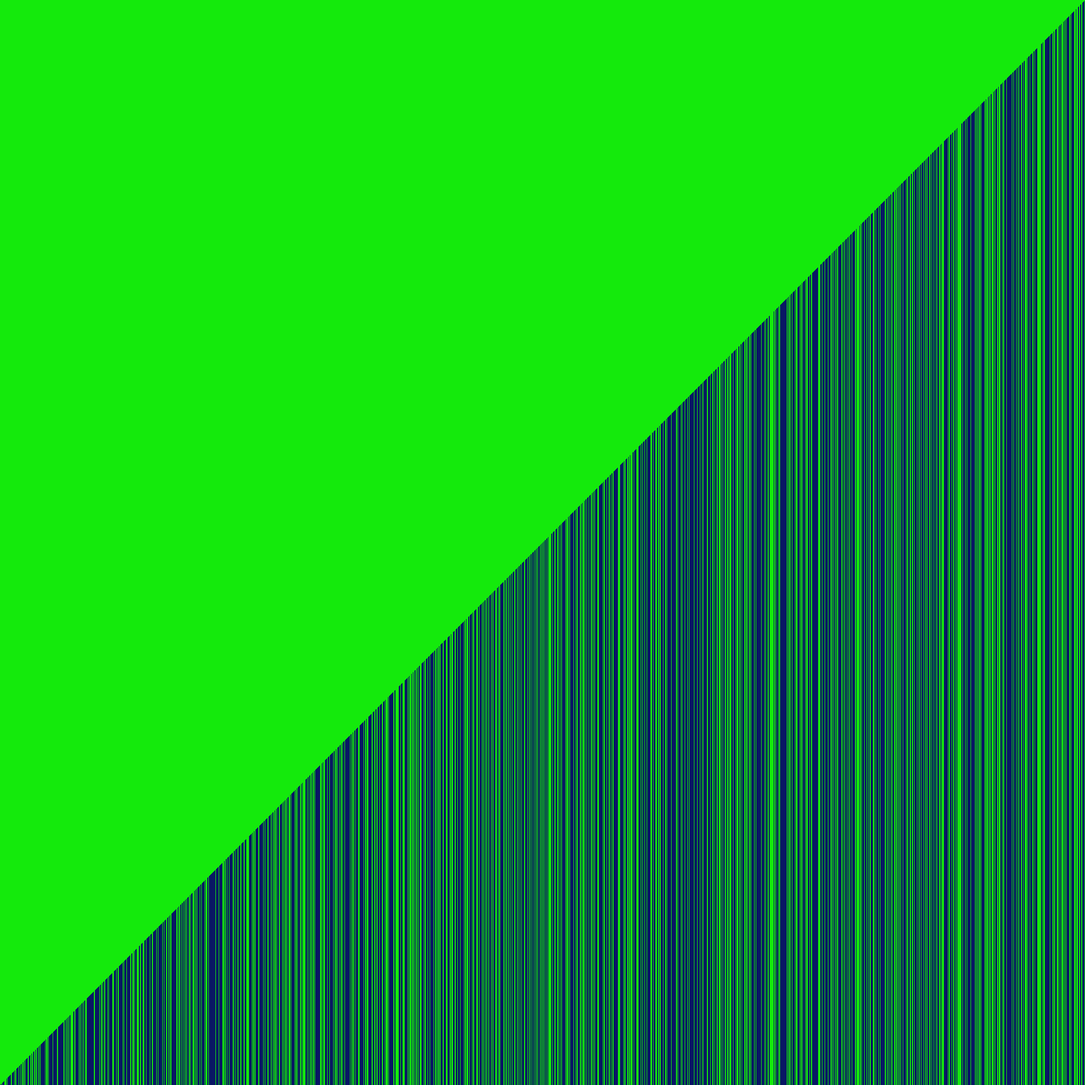
Frame 1 (no input)
Frame 60 (the mouse pressed at the canvas centre just before this capture): identical to frame 1, image omitted
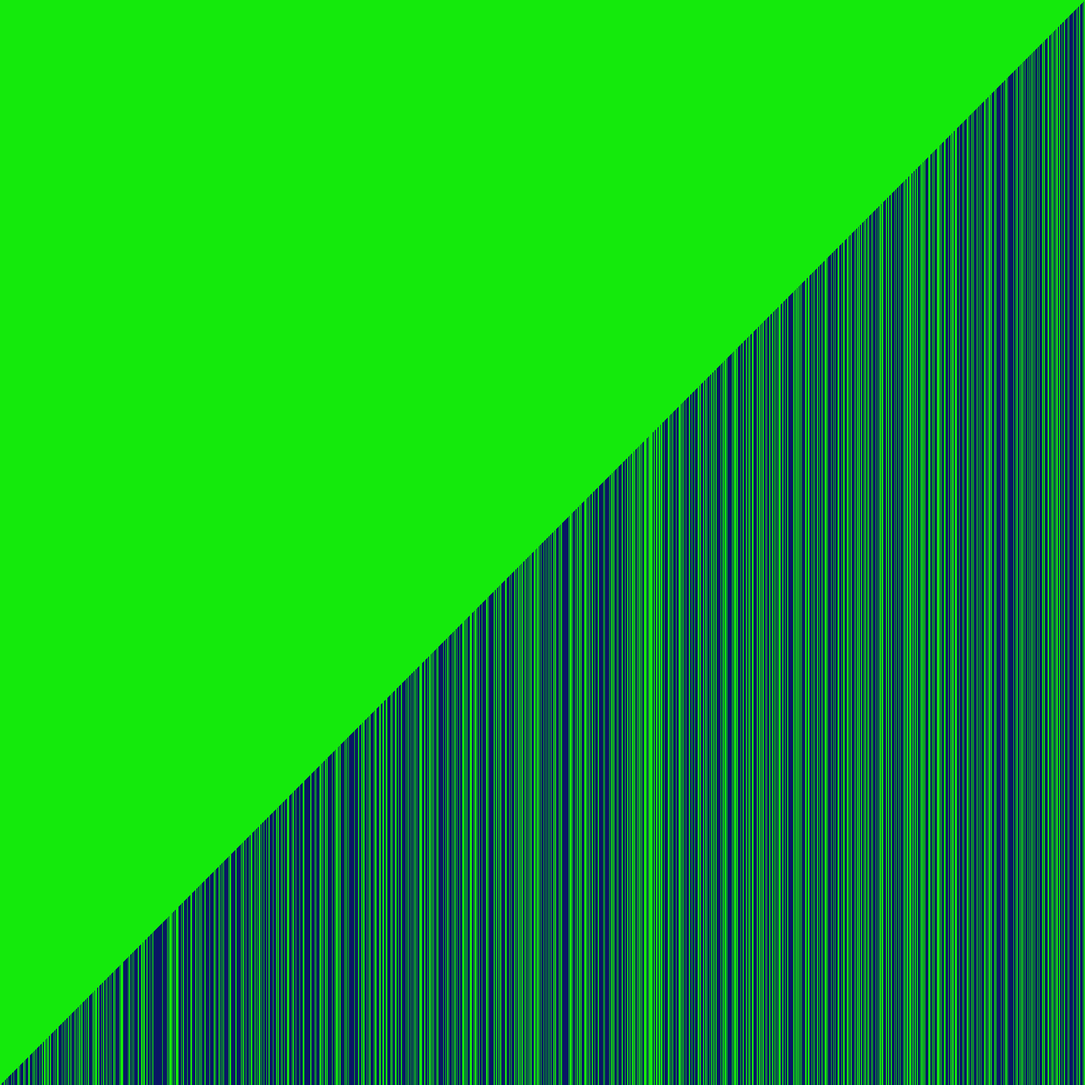
Frame 120 (the mouse held since frame 60 and released just before this capture)

The Processing sketch that drew these frames (run headless with seeded random() and noise(); from frame 60 on, the mouse is pressed at the canvas centre):

// Processing sketch: proccessing_excersise
// ── proccessing_excersise.pde
/* Copy the code into a new Processing sketch and complete then steps. */

//1. create an array of ints. don't initialize it yet.
int[] jeff;

void setup() {
  //2. set the size of your window
  size(2000,2000);

  //3. initialize your array with the built in width variable
jeff=new int[width];
  
  //4. initialize the ints in the array with random numbers
  //   from 0 to the built in height variable
  randomize(jeff);
  //5. call the noStroke() method
   
  noStroke();
}

void draw() {
  //6. set the background color with background(r, g, b);
 background(20, 234, 12);

  //7. set the color for your graph

fill(9,23,100);
  //8. draw a rectangle for each int in your array.
  //   the x value will be the index of the int
  //   the y value will the height variable
  //   the width is 1
  //   the height is negative the value of the int at that element in the array
 for(int k=0;k<width;k++){
 rect(jeff[k], height, 1,-jeff[k]);
 }

  //9. call the stepSort method
 stepSort(jeff); 

  //10. extract the code that randomizes the array into a method.
  

  //11. call the method you made in step 10 when the mouse is pressed
  if(mousePressed==true){
  randomize(jeff);
  }
}
void randomize(int[] arr){
for(int i=0; i<width; i++){
   arr[i]=(int)random(height);
  }
  
}
void stepSort(int[] arr) {
  for (int i = 1; i < arr.length; i++) {
    if (arr[i - 1] > arr[i]) {
      int t = arr[i];
      arr[i] = arr[i - 1];
      arr[i - 1] = t;
    }
  }
}
